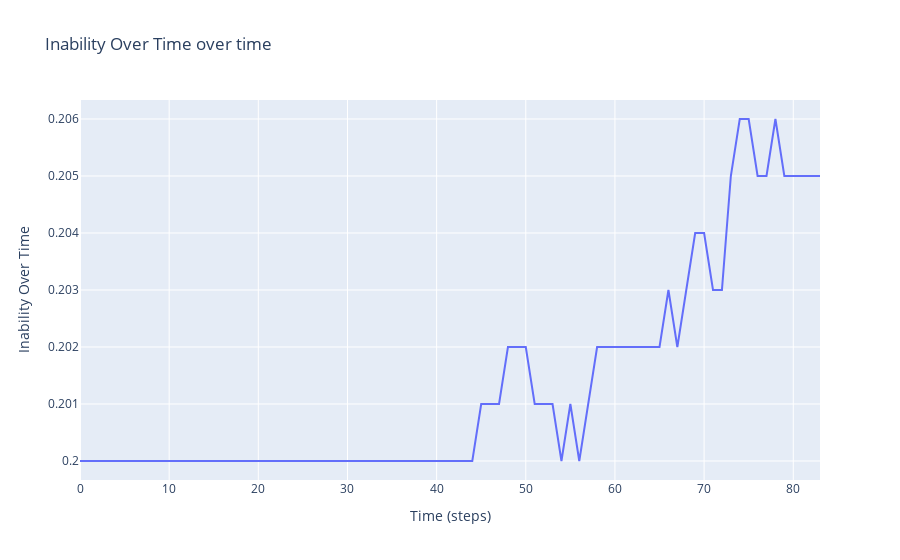
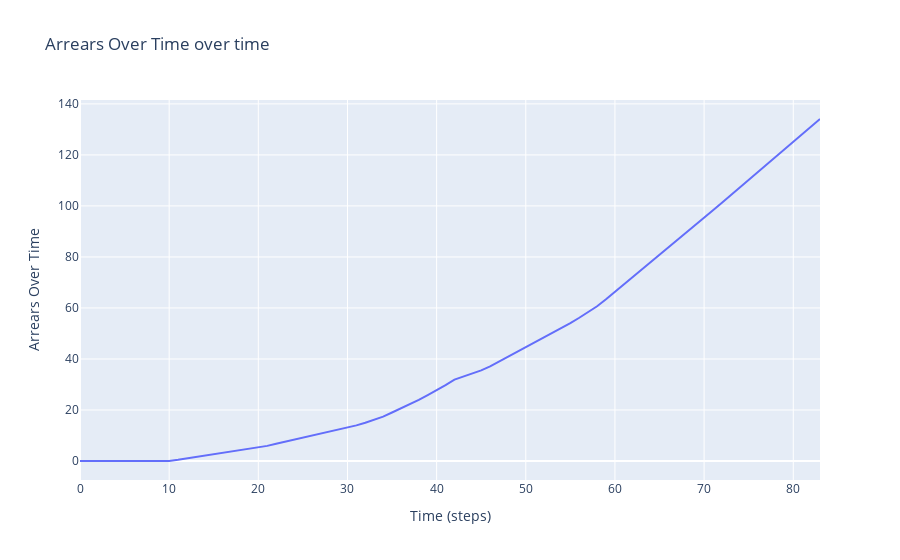
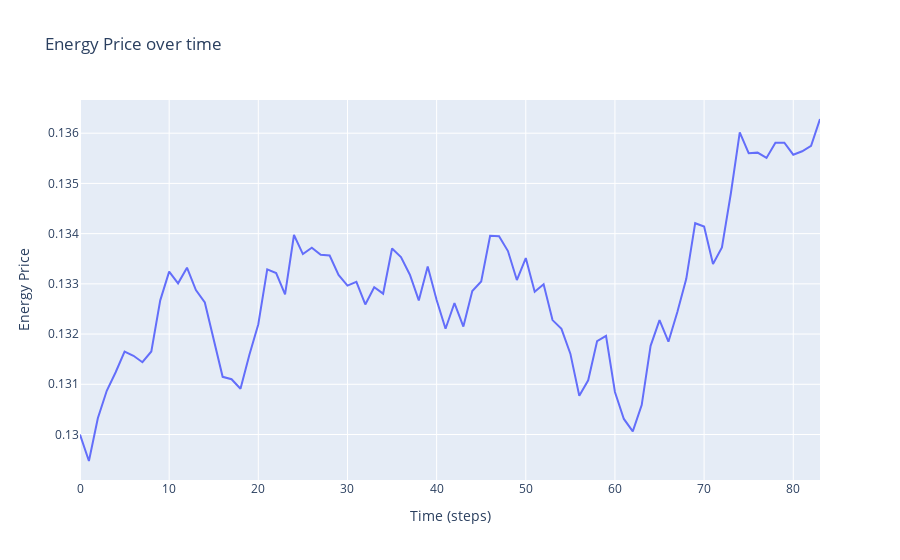
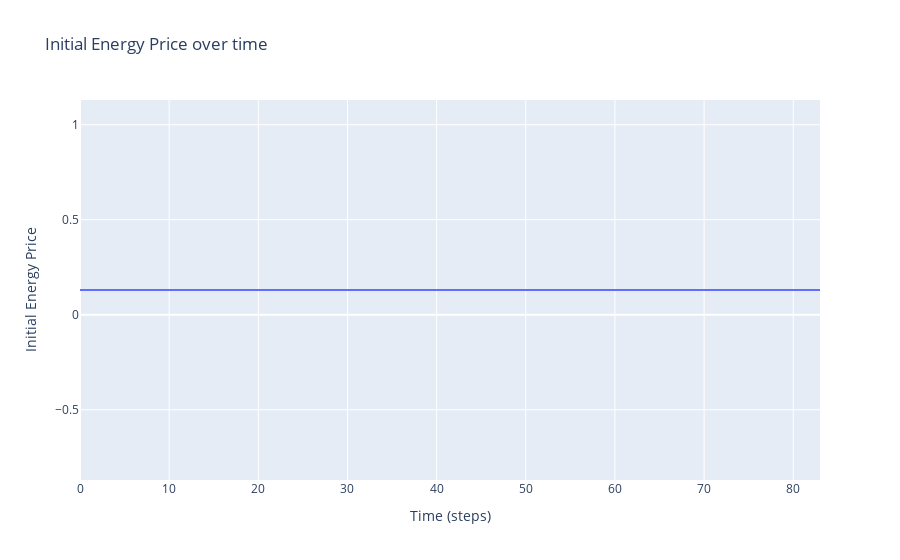

Notebook code for these charts, in order:
### Code cell
import plotly.graph_objects as go

# Assume that `model` is the instance of your model
model_df = model.datacollector.get_model_vars_dataframe()
agent_df = model.datacollector.get_agent_vars_dataframe()

# Model-level data
for col in model_df.columns:
    fig = go.Figure(data=go.Scatter(x=model_df.index, y=model_df[col], mode='lines'))
    fig.update_layout(title=f'{col} over time', xaxis_title='Time (steps)', yaxis_title=col)
    fig.show()

### Figure 1 — Plotly figure (JSON) as saved in the notebook; plotly's stock layout.template omitted (floating-point values rounded to 4 significant figures)
{"data": [{"mode": "lines", "type": "scatter", "x": [0, 1, 2, 3, 4, 5, 6, 7, 8, 9, 10, 11, 12, 13, 14, 15, 16, 17, 18, 19, 20, 21, 22, 23, 24, 25, 26, 27, 28, 29, 30, 31, 32, 33, 34, 35, 36, 37, 38, 39, 40, 41, 42, 43, 44, 45, 46, 47, 48, 49, 50, 51, 52, 53, 54, 55, 56, 57, 58, 59, 60, 61, 62, 63, 64, 65, 66, 67, 68, 69, 70, 71, 72, 73, 74, 75, 76, 77, 78, 79, 80, 81, 82, 83], "y": [0.2, 0.2, 0.2, 0.2, 0.2, 0.2, 0.2, 0.2, 0.2, 0.2, 0.2, 0.2, 0.2, 0.2, 0.2, 0.2, 0.2, 0.2, 0.2, 0.2, 0.2, 0.2, 0.2, 0.2, 0.2, 0.2, 0.2, 0.2, 0.2, 0.2, 0.2, 0.2, 0.2, 0.2, 0.2, 0.2, 0.2, 0.2, 0.2, 0.2, 0.2, 0.2, 0.2, 0.2, 0.2, 0.201, 0.201, 0.201, 0.202, 0.202, 0.202, 0.201, 0.201, 0.201, 0.2, 0.201, 0.2, 0.201, 0.202, 0.202, 0.202, 0.202, 0.202, 0.202, 0.202, 0.202, 0.203, 0.202, 0.203, 0.204, 0.204, 0.203, 0.203, 0.205, 0.206, 0.206, 0.205, 0.205, 0.206, 0.205, 0.205, 0.205, 0.205, 0.205]}], "layout": {"title": {"text": "Inability Over Time over time"}, "xaxis": {"title": {"text": "Time (steps)"}}, "yaxis": {"title": {"text": "Inability Over Time"}}}}

### Figure 2 — Plotly figure (JSON) as saved in the notebook; plotly's stock layout.template omitted (floating-point values rounded to 4 significant figures)
{"data": [{"mode": "lines", "type": "scatter", "x": [0, 1, 2, 3, 4, 5, 6, 7, 8, 9, 10, 11, 12, 13, 14, 15, 16, 17, 18, 19, 20, 21, 22, 23, 24, 25, 26, 27, 28, 29, 30, 31, 32, 33, 34, 35, 36, 37, 38, 39, 40, 41, 42, 43, 44, 45, 46, 47, 48, 49, 50, 51, 52, 53, 54, 55, 56, 57, 58, 59, 60, 61, 62, 63, 64, 65, 66, 67, 68, 69, 70, 71, 72, 73, 74, 75, 76, 77, 78, 79, 80, 81, 82, 83], "y": [0, 0, 0, 0, 0, 0, 0, 0, 0, 0, 0, 0.4634, 0.9967, 1.528, 2.059, 2.586, 3.111, 3.635, 4.159, 4.685, 5.214, 5.931, 6.73, 7.527, 8.33, 9.132, 9.934, 10.74, 11.54, 12.34, 13.13, 13.96, 15.02, 16.09, 17.4, 19.0, 20.6, 22.2, 23.99, 25.86, 27.72, 29.76, 31.88, 33.11, 34.32, 35.55, 37.11, 38.98, 40.85, 42.71, 44.58, 46.44, 48.3, 50.15, 52.0, 54.07, 56.16, 58.27, 60.68, 63.44, 66.32, 69.19, 72.05, 74.92, 77.82, 80.73, 83.63, 86.54, 89.47, 92.42, 95.37, 98.31, 101.2, 104.2, 107.2, 110.2, 113.2, 116.2, 119.1, 122.1, 125.1, 128.1, 131.1, 134.1]}], "layout": {"title": {"text": "Arrears Over Time over time"}, "xaxis": {"title": {"text": "Time (steps)"}}, "yaxis": {"title": {"text": "Arrears Over Time"}}}}

### Figure 3 — Plotly figure (JSON) as saved in the notebook; plotly's stock layout.template omitted (floating-point values rounded to 4 significant figures)
{"data": [{"mode": "lines", "type": "scatter", "x": [0, 1, 2, 3, 4, 5, 6, 7, 8, 9, 10, 11, 12, 13, 14, 15, 16, 17, 18, 19, 20, 21, 22, 23, 24, 25, 26, 27, 28, 29, 30, 31, 32, 33, 34, 35, 36, 37, 38, 39, 40, 41, 42, 43, 44, 45, 46, 47, 48, 49, 50, 51, 52, 53, 54, 55, 56, 57, 58, 59, 60, 61, 62, 63, 64, 65, 66, 67, 68, 69, 70, 71, 72, 73, 74, 75, 76, 77, 78, 79, 80, 81, 82, 83], "y": [0.13, 0.1295, 0.1303, 0.1309, 0.1312, 0.1317, 0.1316, 0.1314, 0.1317, 0.1327, 0.1332, 0.133, 0.1333, 0.1329, 0.1326, 0.1319, 0.1311, 0.1311, 0.1309, 0.1316, 0.1322, 0.1333, 0.1332, 0.1328, 0.134, 0.1336, 0.1337, 0.1336, 0.1336, 0.1332, 0.133, 0.133, 0.1326, 0.1329, 0.1328, 0.1337, 0.1335, 0.1332, 0.1327, 0.1333, 0.1327, 0.1321, 0.1326, 0.1321, 0.1329, 0.133, 0.134, 0.1339, 0.1337, 0.1331, 0.1335, 0.1328, 0.133, 0.1323, 0.1321, 0.1316, 0.1308, 0.1311, 0.1319, 0.132, 0.1308, 0.1303, 0.1301, 0.1306, 0.1318, 0.1323, 0.1318, 0.1324, 0.1331, 0.1342, 0.1341, 0.1334, 0.1337, 0.1348, 0.136, 0.1356, 0.1356, 0.1355, 0.1358, 0.1358, 0.1356, 0.1356, 0.1357, 0.1363]}], "layout": {"title": {"text": "Energy Price over time"}, "xaxis": {"title": {"text": "Time (steps)"}}, "yaxis": {"title": {"text": "Energy Price"}}}}

### Figure 4 — Plotly figure (JSON) as saved in the notebook; plotly's stock layout.template omitted (floating-point values rounded to 4 significant figures)
{"data": [{"mode": "lines", "type": "scatter", "x": [0, 1, 2, 3, 4, 5, 6, 7, 8, 9, 10, 11, 12, 13, 14, 15, 16, 17, 18, 19, 20, 21, 22, 23, 24, 25, 26, 27, 28, 29, 30, 31, 32, 33, 34, 35, 36, 37, 38, 39, 40, 41, 42, 43, 44, 45, 46, 47, 48, 49, 50, 51, 52, 53, 54, 55, 56, 57, 58, 59, 60, 61, 62, 63, 64, 65, 66, 67, 68, 69, 70, 71, 72, 73, 74, 75, 76, 77, 78, 79, 80, 81, 82, 83], "y": [0.13, 0.13, 0.13, 0.13, 0.13, 0.13, 0.13, 0.13, 0.13, 0.13, 0.13, 0.13, 0.13, 0.13, 0.13, 0.13, 0.13, 0.13, 0.13, 0.13, 0.13, 0.13, 0.13, 0.13, 0.13, 0.13, 0.13, 0.13, 0.13, 0.13, 0.13, 0.13, 0.13, 0.13, 0.13, 0.13, 0.13, 0.13, 0.13, 0.13, 0.13, 0.13, 0.13, 0.13, 0.13, 0.13, 0.13, 0.13, 0.13, 0.13, 0.13, 0.13, 0.13, 0.13, 0.13, 0.13, 0.13, 0.13, 0.13, 0.13, 0.13, 0.13, 0.13, 0.13, 0.13, 0.13, 0.13, 0.13, 0.13, 0.13, 0.13, 0.13, 0.13, 0.13, 0.13, 0.13, 0.13, 0.13, 0.13, 0.13, 0.13, 0.13, 0.13, 0.13]}], "layout": {"title": {"text": "Initial Energy Price over time"}, "xaxis": {"title": {"text": "Time (steps)"}}, "yaxis": {"title": {"text": "Initial Energy Price"}}}}
